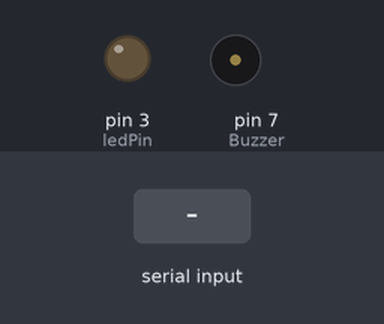
Bench run of a sketch on a simulated Arduino Uno, built with avr-gcc and run on an emulated ATmega328P. On the bench: output pins drawn as LEDs (lit = HIGH), buzzer (waves = sounding). The test bench sets the inputs (shaded band).

Above: at 1.2 s.
1.3 s: "90 45\n" received over Serial
At 1.6 s:
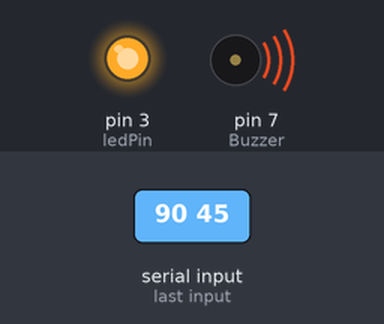
At 2.0 s:
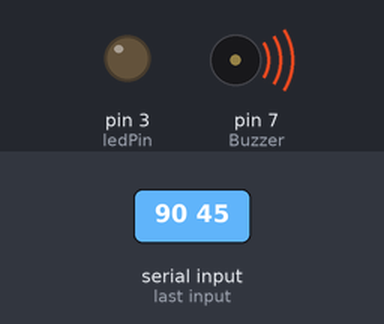
Timing chart, 0 to 10.3 s (numbered marks = the images above; inputs shaded):
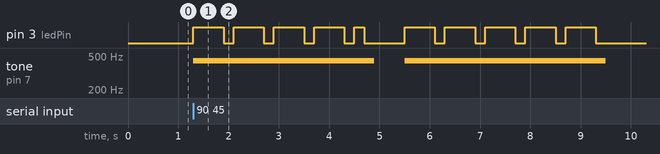

The sketch:

Morse_Reciver.ino
```cpp
int ledPin = 3;
int Buzzer = 7;
#define NOTE_A4  440
#define NOTE_B4  494
#define NOTE_C3  131

int notes[] = {
  NOTE_A4, NOTE_B4, NOTE_C3
};

char* letters[] = {
".-", "-...", "-.-.", "-..", ".", "..-.", "--.", "....", "..", // A-I
".---", "-.-", ".-..", "--", "-.", "---", ".--.", "--.-", ".-.", // J-R
"...", "-", "..-", "...-", ".--", "-..-", "-.--", "--.." // S-Z
};

//For Numbers
char* numbers[] = {
  "-----", ".----", "..---", "...--", "....-", ".....",
"-....", "--...", "---..", "----."
};
int dotDelay = 200;

void setup() {
  // put your setup code here, to run once:

  pinMode(ledPin, OUTPUT);
  Serial.begin(9600);
  pinMode(Buzzer, OUTPUT);

}

void loop() {
  char ch;
if (Serial.available())
{
ch = Serial.read(); // read a single letter if (ch >= 'a' && ch <= 'z')
if (ch >= 'a' && ch <= 'z')
{
flashSequence(letters[ch - 'a']);
}
else if (ch >= 'A' && ch <= 'Z') {
flashSequence(letters[ch - 'A']); }
else if (ch >= '0' && ch <= '9') {
flashSequence(numbers[ch - '0']); }
else if (ch == ' ') {
delay(dotDelay * 4);
}
}

}

void flashSequence(char* sequence) {
int i = 0;
while (sequence[i] != NULL) {
        flashDotOrDash(sequence[i]);
i++; }
delay(dotDelay * 3);
}


void flashDotOrDash(char dotOrDash) {
digitalWrite(ledPin, HIGH);tone(Buzzer, NOTE_A4); if (dotOrDash == '.')
{
    delay(dotDelay);
  }
else
{
delay(dotDelay * 3); }
digitalWrite(ledPin, LOW); delay(dotDelay);noTone(Buzzer);
}
```

Measured:
- after the input at 1.3 s, pin 3 (ledPin): goes 4 × (HIGH 0.60 s, LOW 0.20 s), HIGH 0.20 s, LOW 0.80 s, 4 × (HIGH 0.60 s, LOW 0.20 s), HIGH 0.60 s, then LOW, starting at once; tone on pin 7 (Buzzer): alternates 440 Hz for 3.8 s and silent for 0.60 s, starting at once
